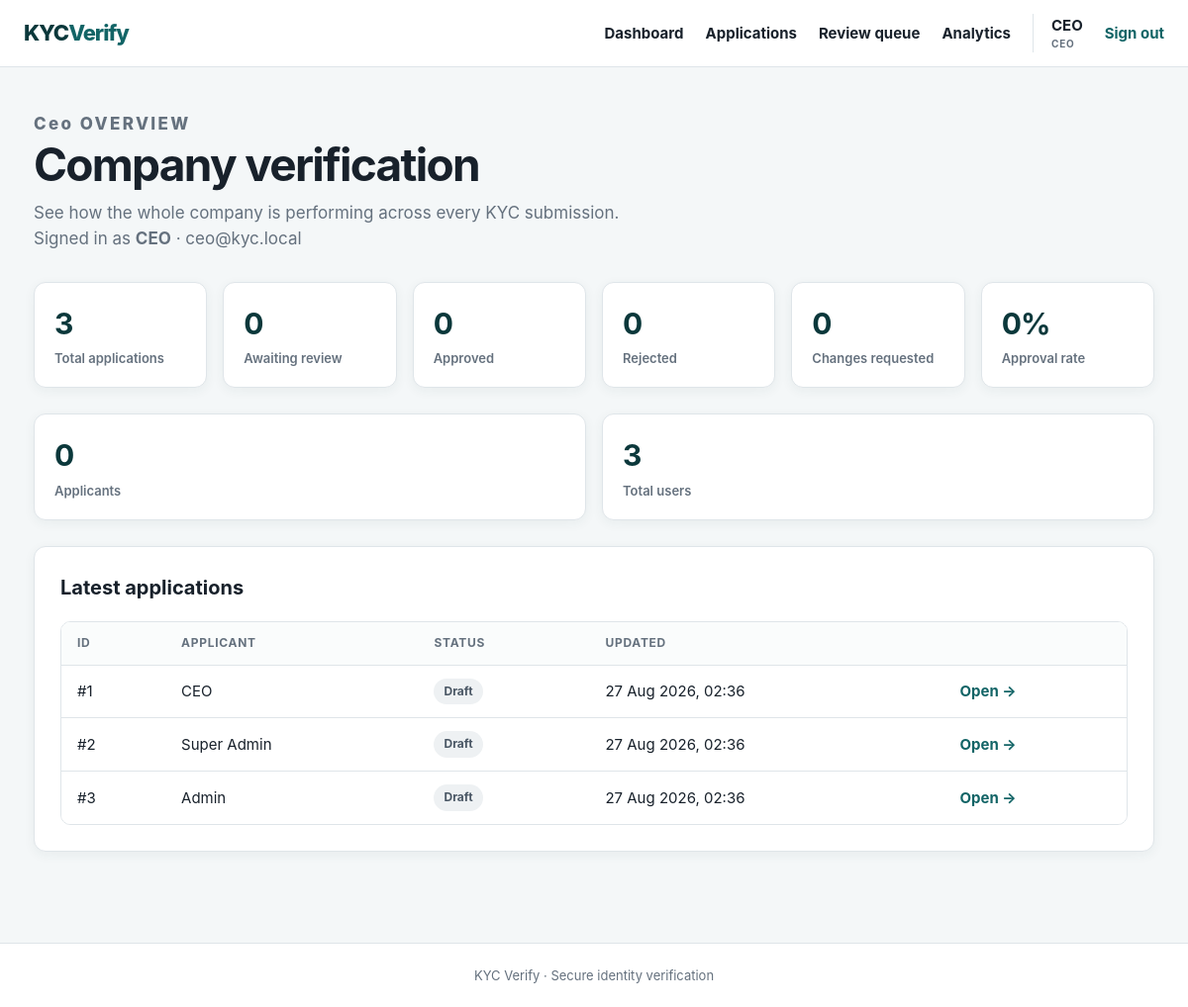
Page /?page=dashboard (signed in) on the committed database.
### tables this page shows
CREATE TABLE applications (
    id INT UNSIGNED AUTO_INCREMENT PRIMARY KEY,
    applicant_id INT UNSIGNED NOT NULL,
    reviewer_id INT UNSIGNED NULL,
    status ENUM(
        'DRAFT',
        'SUBMITTED',
        'UNDER_REVIEW',
        'APPROVED',
        'REJECTED',
        'RESUBMISSION_REQUESTED'
    ) NOT NULL DEFAULT 'DRAFT',
    full_name VARCHAR(160) NULL,
    date_of_birth DATE NULL,
    nationality VARCHAR(100) NULL,
    id_type VARCHAR(60) NULL,
    id_number VARCHAR(100) NULL,
    id_issue_date DATE NULL,
    issuing_district VARCHAR(100) NULL,
    review_notes TEXT NULL,
    reviewed_at DATETIME NULL,
    created_at TIMESTAMP NOT NULL DEFAULT CURRENT_TIMESTAMP,
    updated_at TIMESTAMP NOT NULL DEFAULT CURRENT_TIMESTAMP ON UPDATE CURRENT_TIMESTAMP,
    CONSTRAINT fk_applicant FOREIGN KEY (applicant_id) REFERENCES users (id) ON DELETE CASCADE,
    CONSTRAINT fk_reviewer FOREIGN KEY (reviewer_id) REFERENCES users (id) ON DELETE SET NULL,
    INDEX idx_status (status),
    INDEX idx_applicant (applicant_id),
    INDEX idx_updated (updated_at),
    INDEX idx_created (created_at)
);

CREATE TABLE users (
    id INT UNSIGNED AUTO_INCREMENT PRIMARY KEY,
    username VARCHAR(120) NOT NULL,
    email VARCHAR(190) NOT NULL UNIQUE,
    password_hash VARCHAR(255) NOT NULL,
    created_at TIMESTAMP NOT NULL DEFAULT CURRENT_TIMESTAMP
);

### index.php (called while the page is built, shortened)
<?php
require_once __DIR__ . '/functions.php';
require_once __DIR__ . '/auth.php';
require_once __DIR__ . '/layout.php';
$u    = user();
$page = $_GET['page'] ?? ($u ? 'dashboard' : 'login');
require __DIR__ . '/pages/' . $page . '.php';

### auth.php (called while the page is built, shortened)
<?php
function user(): ?array
{
    return $_SESSION['user'] ?? null;
}
function is_staff(): bool
{
    $u = user();
    return $u !== null && in_array($u['role'], STAFF_ROLES, true);
}
function role_label(string $role): string
{
    return ucwords(strtolower(str_replace('_', ' ', $role)));
}

### database.php (called while the page is built, shortened)
<?php
function db(): PDO {
    static $pdo = null;
    if ($pdo === null) {
        $pdo = new PDO('mysql:host=' . DB_HOST . ';dbname=' . DB_NAME . ';charset=utf8mb4', DB_USER, DB_PASS, [
            PDO::ATTR_ERRMODE => PDO::ERRMODE_EXCEPTION,
            PDO::ATTR_DEFAULT_FETCH_MODE => PDO::FETCH_ASSOC,
            PDO::ATTR_EMULATE_PREPARES => false,
        ]);
    }
    return $pdo;
}

### pages/dashboard.php (the view, shortened to what this page needs)
<?php
$u = require_login();
    ?>
    <?php
header_html(role_label($u['role']) . ' Dashboard');
$counts        = application_status_counts();
$totalApps     = $counts['total'];
$byStatus      = $counts['by_status'];
$pendingApps   = $byStatus['SUBMITTED'] + $byStatus['UNDER_REVIEW'];
$approvedApps  = $byStatus['APPROVED'];
$rejectedApps  = $byStatus['REJECTED'];
$resubmits     = $byStatus['RESUBMISSION_REQUESTED'];
$userCount     = (int) db()->query('SELECT COUNT(*) FROM users')->fetchColumn();
$applicantCount = (int) db()->query("SELECT COUNT(*) FROM user_roles WHERE role = 'APPLICANT'")->fetchColumn();
$approvalRate  = $totalApps > 0 ? round($approvedApps / $totalApps * 100) : 0;
?>
<div class="hero">
    <div>
        <p class="eyebrow"><?= e(role_label($u['role'])) ?> OVERVIEW</p>
        <h1><?= e($u['role'] === 'CEO' ? 'Company verification' : 'Review workspace') ?></h1>
        <p>
            <?= $u['role'] === 'CEO'
                ? 'See how the whole company is performing across every KYC submission.'
                : ($u['role'] === 'SUPER_ADMIN'
                    ? 'Review applications and manage every user account and role on the platform.'
                    : 'Review applications awaiting a decision and keep the queue moving.') ?>
        </p>
        <p class="muted">Signed in as <strong><?= e($u['username']) ?></strong> · <?= e($u['email']) ?></p>
    </div>
</div>
<div class="stats">
    <div class="stat"><strong><?= $totalApps ?></strong><span>Total applications</span></div>
    <div class="stat"><strong><?= $pendingApps ?></strong><span>Awaiting review</span></div>
    <div class="stat"><strong><?= $approvedApps ?></strong><span>Approved</span></div>
    <div class="stat"><strong><?= $rejectedApps ?></strong><span>Rejected</span></div>
    <div class="stat"><strong><?= $resubmits ?></strong><span>Changes requested</span></div>
    <?php if ($u['role'] !== 'ADMIN'): ?>
        <div class="stat"><strong><?= $approvalRate ?>%</strong><span>Approval rate</span></div>
    <?php endif; ?>
</div>
<?php if ($u['role'] === 'CEO'): ?>
    <div class="stats">
        <div class="stat"><strong><?= $applicantCount ?></strong><span>Applicants</span></div>
        <div class="stat"><strong><?= $userCount ?></strong><span>Total users</span></div>
    </div>
<?php endif; ?>
<section class="card">
    <h2>Latest applications</h2>
    <?php
    $s = db()->query('SELECT a.id, a.status, a.updated_at, u.username applicant_name
                      FROM applications a JOIN users u ON u.id = a.applicant_id
                      ORDER BY a.updated_at DESC LIMIT 8');
    $recent = $s->fetchAll();
    if (!$recent): ?>
        <p class="empty">No applications yet. They will appear here as soon as applicants submit.</p>
    <?php else: ?>
        <div class="table-wrap">
            <table>
                <thead><tr><th>ID</th><th>Applicant</th><th>Status</th><th>Updated</th><th></th></tr></thead>
                <tbody>
                <?php foreach ($recent as $a): ?>
                    <tr>
                        <td>#<?= $a['id'] ?></td>
                        <td><?= e($a['applicant_name']) ?></td>
                        <td><?= badge($a['status']) ?></td>
                        <td><?= e(date('d M Y, H:i', strtotime($a['updated_at']))) ?></td>
                        <td><a href="?page=application&id=<?= $a['id'] ?>">Open →</a></td>
                    </tr>
                <?php endforeach; ?>
                </tbody>
            </table>
        </div>
    <?php endif; ?>
</section>
<?php
footer_html();

### layout.php (shortened to what this page needs)
<?php
function header_html(string $title): void
{
    $u = user();
    $nav = [];
    if ($u) {
        $nav[] = ['dashboard', 'Dashboard'];
        $nav[] = ['applications', 'Applications'];
        if (is_staff()) {
            $nav[] = ['review', 'Review queue'];
        }
        if ($u['role'] === 'CEO') {
            $nav[] = ['ceo', 'Analytics'];
        }
    }
    ?>
<!doctype html>
<html lang="en">
<head>
    <?php
    $cssFile = __DIR__ . '/assets/style.css';
    $cssVersion = is_file($cssFile) ? (string) filemtime($cssFile) : '1';
    ?>
    <link rel="stylesheet" href="assets/style.css?v=<?= e($cssVersion) ?>">
</head>
<body>
<header>
    <a class="brand" href="?page=dashboard">KYC<span>Verify</span></a>
    <?php if ($u): ?>
        <nav>
            <?php foreach ($nav as [$href, $label]): ?>
                <a href="?page=<?= $href ?>"><?= e($label) ?></a>
            <?php endforeach; ?>
            <span class="user">
                <?= e($u['username']) ?>
                <small><?= e(role_label($u['role'])) ?></small>
            </span>
            <form method="post" class="inline">
                <button class="link" name="action" value="logout">Sign out</button>
            </form>
        </nav>
    <?php endif; ?>
</header>
<main>
<?php
}
function footer_html(): void
{
    ?>
</main>
<footer><?= APP_NAME ?> · Secure identity verification</footer>
</body>
</html>
<?php
}

### functions.php (shortened to what this page needs)
<?php
require_once __DIR__ . '/database.php';
function e(?string $value): string
{
    return htmlspecialchars((string) $value, ENT_QUOTES, 'UTF-8');
}
function application_status_counts(): array
{
    $byStatus = [
        'DRAFT'                    => 0,
        'SUBMITTED'                => 0,
        'UNDER_REVIEW'             => 0,
        'APPROVED'                 => 0,
        'REJECTED'                 => 0,
        'RESUBMISSION_REQUESTED'   => 0,
    ];
    $rows  = db()->query('SELECT status, COUNT(*) c FROM applications GROUP BY status')->fetchAll();
    $total = 0;
    foreach ($rows as $row) {
        $count = (int) $row['c'];
        $byStatus[$row['status']] = $count;
        $total += $count;
    }
    return ['total' => $total, 'by_status' => $byStatus];
}
function status_class(string $status): string
{
    return strtolower(str_replace('_', '-', $status));
}
function format_status(string $status): string
{
    return ucwords(strtolower(str_replace('_', ' ', $status)));
}
function badge(string $status): string
{
    return '<span class="badge badge-' . status_class($status) . '">' . e(format_status($status)) . '</span>';
}

### assets/style.css (style rules this page uses)
:root { --ink: #18212b; --muted: #65717e; --line: #dfe5e9; --paper: #ffffff; --bg: #f4f7f8; --brand: #126466; --brand-dark: #0b383b; --brand-soft: #e3f0f0; --success: #1d7a4f; --success-bg: #e6f4ec; --danger: #b53d3d; --danger-bg: #fbeaea; --warn: #9d6510; --warn-bg: #fdf6e7; --info: #245a9d; --info-bg: #e9f0fa; --radius: 12px; --shadow: 0 3px 12px rgba(28, 63, 73, 0.06); }
* { box-sizing: border-box; }
body { margin: 0; background: var(--bg); color: var(--ink); font: 15px/1.55 Inter, system-ui, -apple-system, BlinkMacSystemFont, "Segoe UI", sans-serif; min-height: 100vh; display: flex; flex-direction: column; }
header { height: 68px; background: var(--paper); border-bottom: 1px solid var(--line); display: flex; align-items: center; justify-content: space-between; padding: 0 max(24px, calc((100% - 1180px) / 2)); gap: 24px; position: sticky; top: 0; z-index: 10; }
.brand { font-size: 22px; font-weight: 800; color: var(--brand-dark); text-decoration: none; letter-spacing: -1px; }
.brand span { color: var(--brand); }
nav { display: flex; align-items: center; gap: 22px; flex-wrap: wrap; }
a { color: var(--brand); font-weight: 650; text-decoration: none; }
nav a { color: var(--ink); }
.user { border-left: 1px solid var(--line); padding-left: 18px; font-weight: 650; }
.user small { display: block; color: var(--muted); font-size: 10px; letter-spacing: 0.08em; text-transform: uppercase; }
.inline { display: inline; }
button, .button { border: 0; border-radius: 8px; background: var(--brand); color: #fff; padding: 10px 16px; font: inherit; font-weight: 700; cursor: pointer; display: inline-block; transition: background 0.15s ease, transform 0.05s ease; }
.link { background: transparent; color: var(--brand); padding: 0; font-weight: 650; }
main { width: 100%; max-width: 1180px; margin: 0 auto; padding: 44px 24px 72px; flex: 1; }
footer { text-align: center; color: var(--muted); font-size: 13px; padding: 22px; border-top: 1px solid var(--line); background: var(--paper); }
.hero { display: flex; justify-content: space-between; align-items: end; margin-bottom: 30px; gap: 24px; }
.hero h1, .auth h1 { font-size: clamp(30px, 5vw, 46px); line-height: 1.08; margin: 4px 0 10px; letter-spacing: -1.7px; }
.hero p { margin: 0; color: var(--muted); font-size: 17px; }
.eyebrow { color: var(--brand); font-size: 11px; font-weight: 800; letter-spacing: 0.14em; margin: 0 0 6px; }
.card { background: var(--paper); border: 1px solid var(--line); border-radius: var(--radius); padding: 26px; margin: 20px 0; box-shadow: var(--shadow); }
.card h2 { font-size: 20px; margin: 0 0 18px; }
.stats { display: grid; grid-template-columns: repeat(auto-fit, minmax(170px, 1fr)); gap: 16px; margin-bottom: 26px; }
.stat { background: var(--paper); border: 1px solid var(--line); border-radius: var(--radius); padding: 18px 20px; box-shadow: var(--shadow); }
.stat strong { display: block; font-size: 30px; letter-spacing: -1px; color: var(--brand-dark); }
.stat span { color: var(--muted); font-size: 13px; font-weight: 600; }
.table-wrap { overflow-x: auto; border: 1px solid var(--line); border-radius: 10px; }
table { width: 100%; border-collapse: collapse; background: var(--paper); }
th { text-align: left; font-size: 12px; text-transform: uppercase; letter-spacing: 0.06em; color: var(--muted); padding: 12px 16px; border-bottom: 1px solid var(--line); background: #fafcfc; white-space: nowrap; }
td { padding: 13px 16px; border-bottom: 1px solid var(--line); vertical-align: middle; }
tbody tr:last-child td { border-bottom: 0; }
.badge { display: inline-block; padding: 4px 10px; border-radius: 999px; font-size: 12px; font-weight: 700; white-space: nowrap; }
.badge-draft { background: #eef1f3; color: #4a5765; }
.muted { color: var(--muted); }

### rows in the picture
applications: id "1", applicant.username "CEO", status "Draft", updated_at "27 Aug 2026, 02:36"
applications: id "2", applicant.username "Super Admin", status "Draft", updated_at "27 Aug 2026, 02:36"
applications: id "3", applicant.username "Admin", status "Draft", updated_at "27 Aug 2026, 02:36"

### other values in the picture
$label "Dashboard"
$label "Applications"
$label "Review queue"
$label "Analytics"
$u['username'] "CEO"
role_label($u['role']) "CEO"
role_label($u['role']) "Ceo"
$u['role'] === 'CEO' ? 'Company verification' : 'Review workspace' "Company verification"
$u['email'] "ceo@kyc.local"
$totalApps "3"
$pendingApps "0"
$approvedApps "0"
$rejectedApps "0"
$resubmits "0"
$approvalRate "0"
